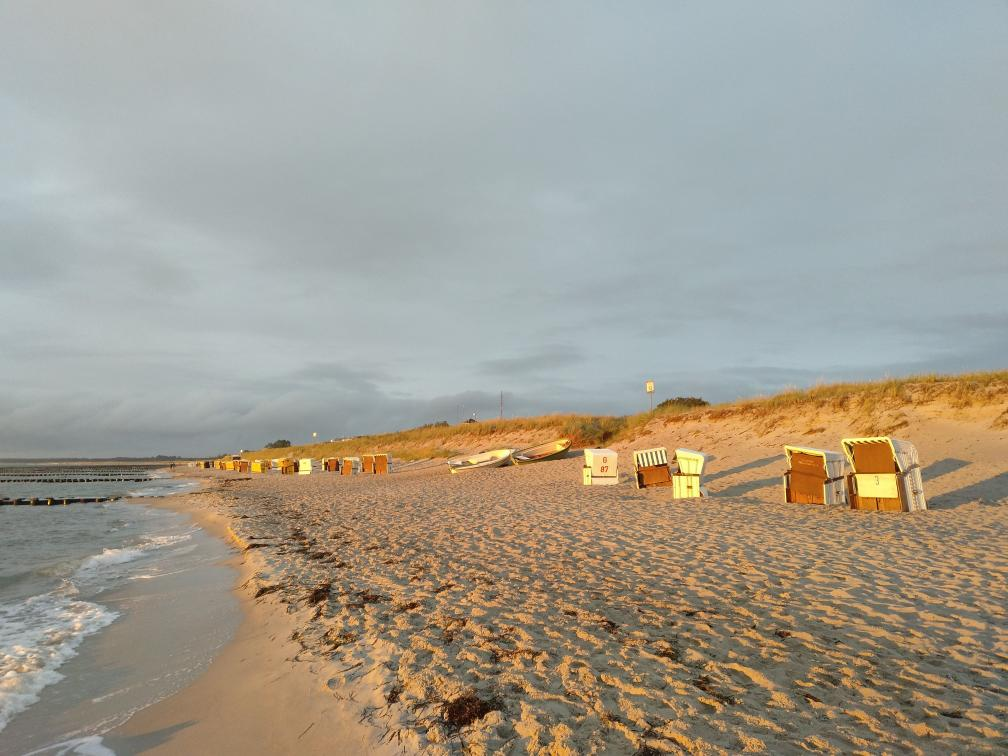
#> input picture 2/data/sea.jpg, 1008 x 756 px
$ jupyter execute Homework.ipynb
#> lines starting #> are read from the running program, lines starting #| are printed output that depends on the picture
# HOMEWORK 2
For this homework you will have to complete and implement the colour balancing for:
* Gray world algorithm
* Scale-by-max algorithm

You are free to use your own images. Experiment with more images and think about the effect each of the algorithms has on the resulting (balanced) image.

### Colour Balancing
In this notebook we will show different type of colour balancing making use of von Kries' hypothesis.

[cell 1]
import cv2
import numpy as np
from matplotlib import pyplot as plt
plt.rcParams['figure.figsize'] = [15, 5]

[cell 2]
img = cv2.imread('./data/sea.jpg')
#> img is the input picture: shape (756, 1008, 3); mean B, G, R 144.1, 156.8, 162.3
img = cv2.cvtColor(img, cv2.COLOR_BGR2RGB)
plt.imshow(img)

### White patch
In white patch algorithm we choose a group of pixels we know they should be white. We then scale the resulting image colour channels by this white patch.

[cell 3]
# Define white patch and the coefficients
row, col = 485, 864
white = img[row, col, :]
#> white = [252, 242, 127]
coeffs = 255.0/white
#> coeffs = [1.01, 1.05, 2.01]

# Apply white balancing and generate balanced image
balanced = np.zeros_like(img, dtype=np.float32)
for channel in range(3):
    balanced[..., channel] = img[..., channel] * coeffs[channel]
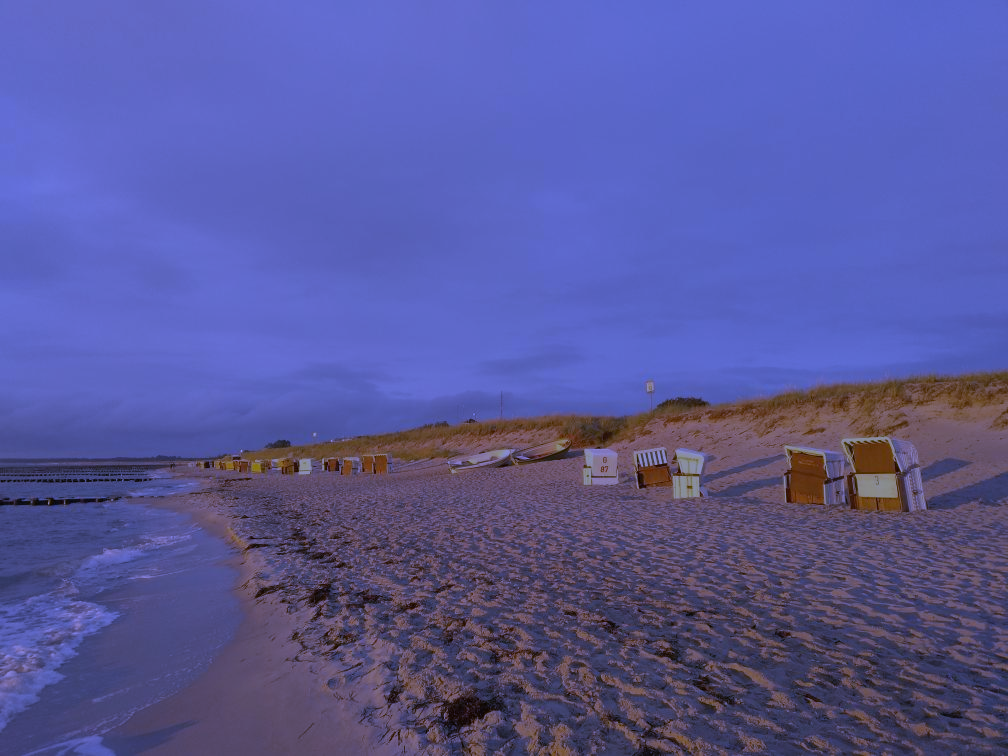
#> balanced: shape (756, 1008, 3) float32; mean R, G, B 164.2, 165.2, 289.2; drawn with min black and max white

# White patching does not guarantee that the dynamic range is preserved, images must be clipped.
balanced = balanced/255
balanced[balanced > 1] = 1
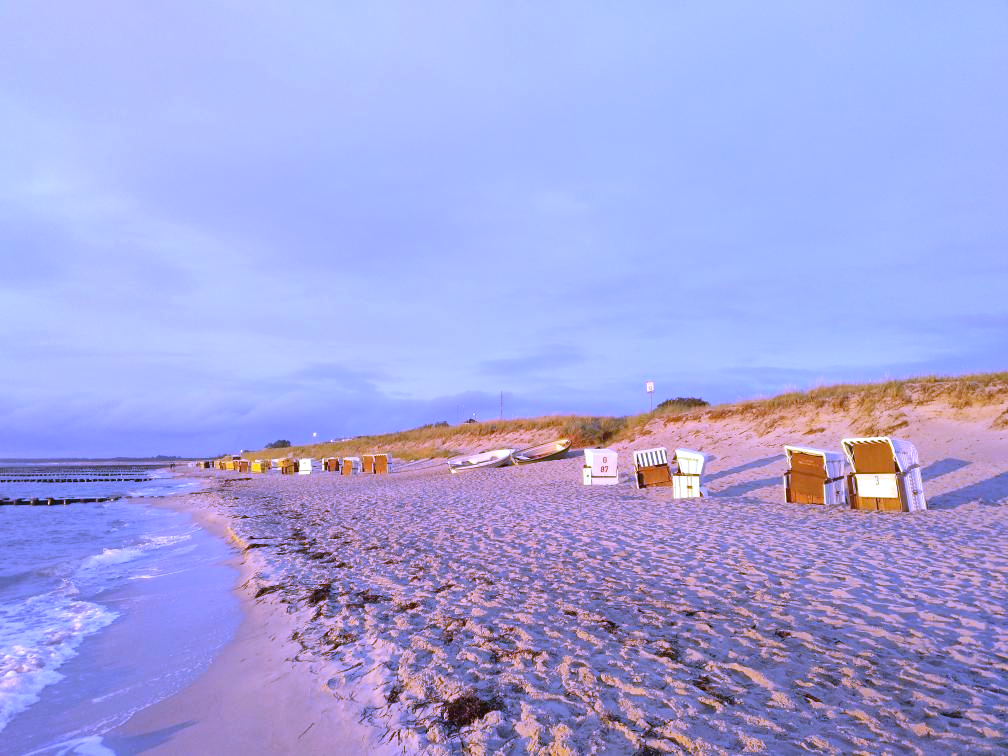
#> balanced: shape (756, 1008, 3) float32; mean R, G, B 0.644, 0.648, 0.879

plt.subplot(121), plt.imshow(img)
plt.subplot(122), plt.imshow(balanced)
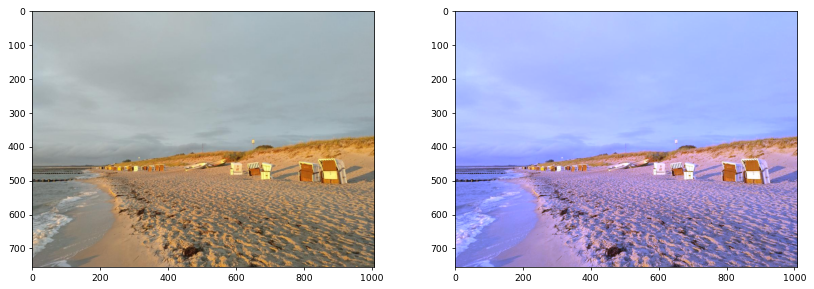
#> figure drawn by matplotlib, 2 panels

### Gray world
This algorithm assumes that a scene, on average, is gray.

[cell 4]
# Load your image
img = cv2.imread('./data/dark.png')
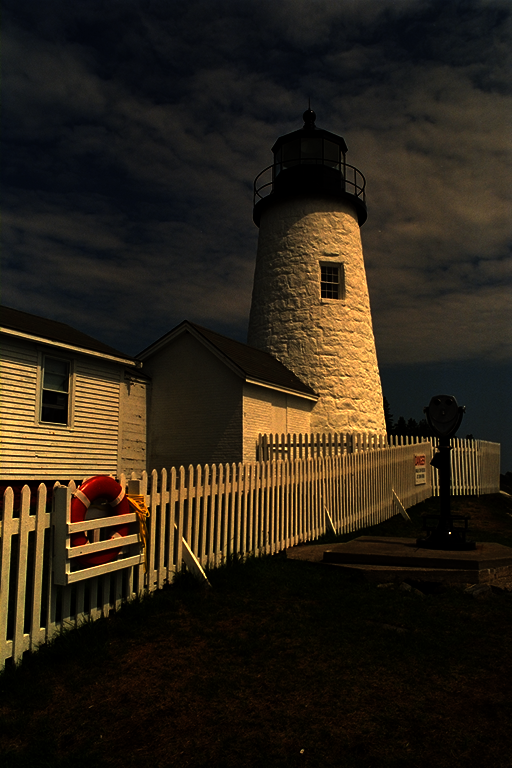
#> input picture 2/data/dark.png, 512 x 768 px
#> img is the input picture: shape (768, 512, 3); mean B, G, R 23, 35.5, 44.4
img = cv2.cvtColor(img, cv2.COLOR_BGR2RGB)

# Compute the mean values for all three colour channels (red, green, blue)
mean_r = np.mean(img[:, :, 0])
#> mean_r = 44.36
mean_g = np.mean(img[:, :, 1])
#> mean_g = 35.5
mean_b = np.mean(img[:, :, 2])
#> mean_b = 23.05
# Compute the coefficients kr, kg, kb
# Note: there are 3 coefficients to compute but we only have 2 equations.
# Therefore, you have to make an assumption, fix the value of one of the
# coefficients and compute the remining two
# Hint: You can fix the coefficient of the brightest colour channel to 1.
kr = 1
kg = mean_g / mean_r
#> kg = 0.8
kb = mean_b / mean_r
#> kb = 0.52

# Apply color balancing and generate the balanced image
balanced = np.zeros_like(img, dtype=np.float32)
balanced[..., 0] = img[..., 0] * kr
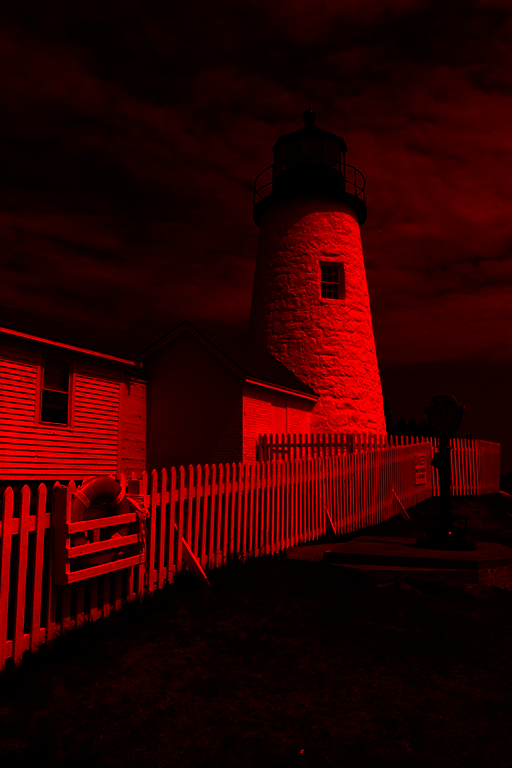
#> balanced: shape (768, 512, 3) float32; mean R, G, B 44.4, 0, 0
balanced[..., 1] = img[..., 1] * kg
balanced[..., 2] = img[..., 2] * kb

# Clip the values to ensure they are within the valid range [0, 255]
balanced = np.clip(balanced, 0, 255)
balanced = balanced.astype(np.uint8)


# Clip the values to ensure they are within the valid range [0, 255]
balanced = np.clip(balanced, 0, 255).astype(np.uint8)
# Show the original and the balanced image side by side
plt.subplot(121), plt.imshow(img)
plt.subplot(122), plt.imshow(balanced)

### Scale-by-max
This is a straightforward algorithm that scales each colour channel by its maximum value. Note that it is sensitive to noise and saturations.

[cell 5]
# Load your image
img = cv2.imread('./data/kodim05.jpg')
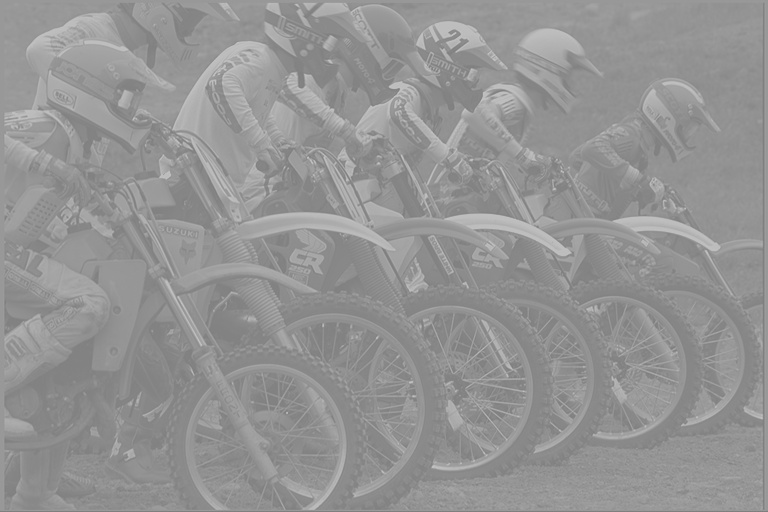
#> input picture 2/data/kodim05.jpg, 768 x 512 px
#> img is the input picture: shape (512, 768, 3); min 122, max 196, mean 147.8
img = cv2.cvtColor(img, cv2.COLOR_BGR2RGB)

# Compute the maximum values for all three colour channels (red, green, blue)
max_r = np.max(img[:, :, 0])
#> max_r = 196
max_g = np.max(img[:, :, 1])
#> max_g = 196
max_b = np.max(img[:, :, 2])
#> max_b = 196

# Apply scale-by-max balancing and generate the balanced image
balanced = np.zeros_like(img, dtype=np.float32)
balanced[:, :, 0] = img[:, :, 0] * (255.0 / max_r)
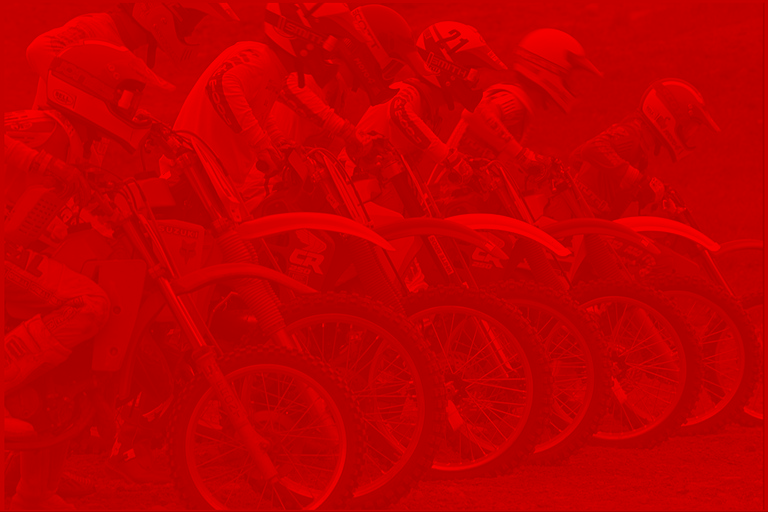
#> balanced: shape (512, 768, 3) float32; mean R, G, B 192.3, 0, 0
balanced[:, :, 1] = img[:, :, 1] * (255.0 / max_g)
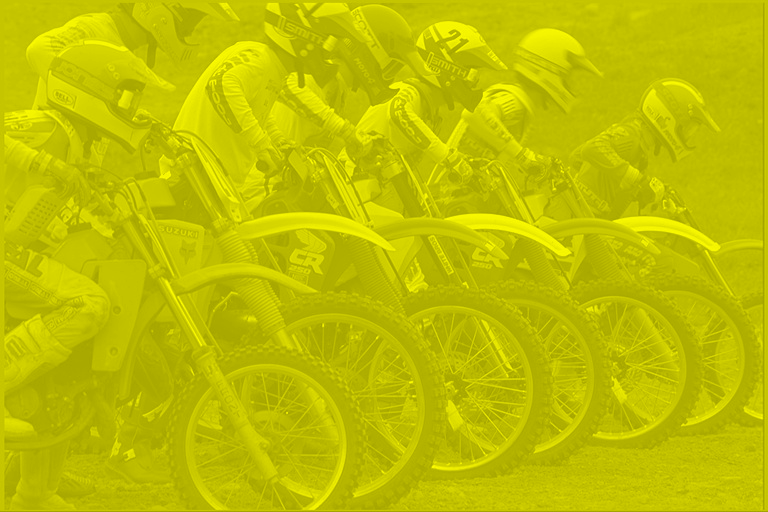
#> balanced: shape (512, 768, 3) float32; mean R, G, B 192.3, 192.3, 0
balanced[:, :, 2] = img[:, :, 2] * (255.0 / max_b)
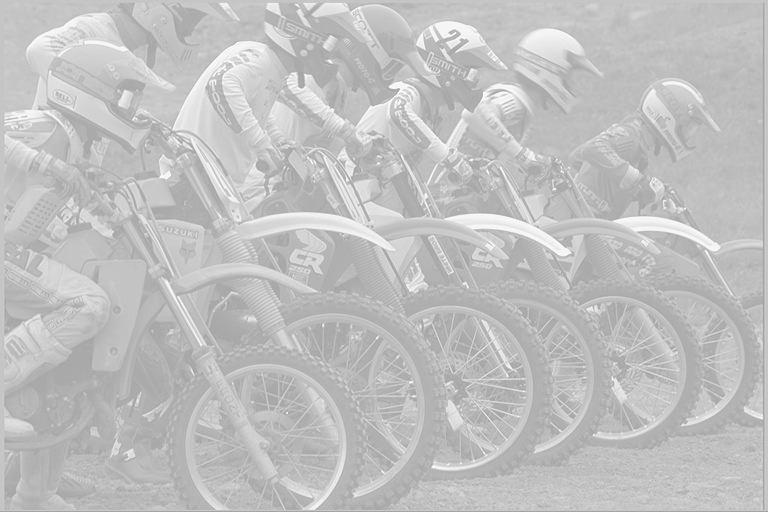
#> balanced: shape (512, 768, 3) float32; min 158.7, max 255, mean 192.3

# Clip values to ensure they are within the valid range [0, 255]
balanced = np.clip(balanced, 0, 255).astype(np.uint8)

plt.subplot(121), plt.imshow(img)
plt.subplot(122), plt.imshow(balanced)

Histogram Equalization

[cell 6]
# Convert the image to HSV color space
hsv_img = cv2.cvtColor(img, cv2.COLOR_RGB2HSV)
#> hsv_img: shape (512, 768, 3); mean H, S, V 0, 0, 147.8

# Separate the Hue, Saturation, and Value channels
hue_channel = hsv_img[:,:,0]
#> hue_channel: shape (512, 768); every value is 0
saturation_channel = hsv_img[:,:,1]
value_channel = hsv_img[:,:,2]

# Perform histogram equalization on the Value channel
equalized_value_channel = cv2.equalizeHist(value_channel)
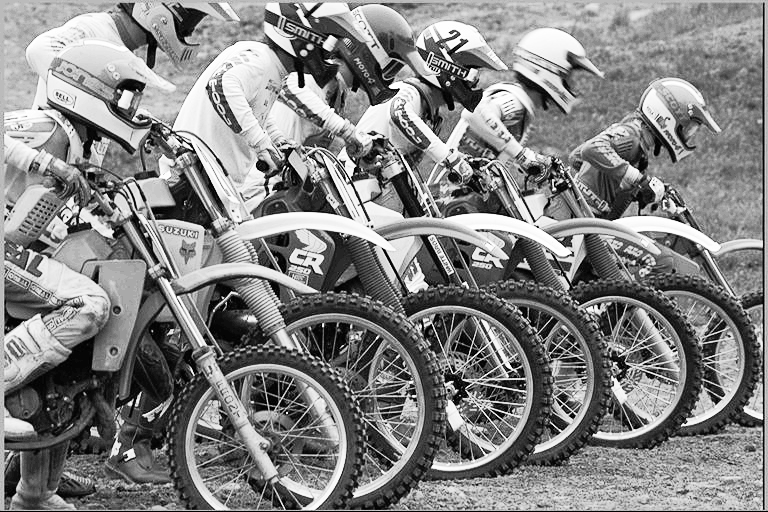
#> equalized_value_channel: shape (512, 768); min 0, max 255, mean 131

# Merge the equalized Value channel back with the original Hue and Saturation channels
equalized_hsv_img = np.stack((hue_channel, saturation_channel, equalized_value_channel), axis=-1)
#> equalized_hsv_img: shape (512, 768, 3); mean H, S, V 0, 0, 131

# Convert the equalized HSV image back to RGB color space
equalized_rgb_img = cv2.cvtColor(equalized_hsv_img, cv2.COLOR_HSV2RGB)

# Show the original and equalized images side by side
plt.subplot(121), plt.imshow(img)
plt.title('Original Image')
plt.subplot(122), plt.imshow(equalized_rgb_img)
plt.title('Equalized Image')
plt.show()
